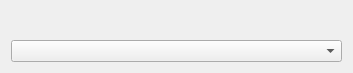
<?xml version="1.0" encoding="UTF-8"?>
<ui version="4.0">
 <class>deviceDialog</class>
 <widget class="QDialog" name="deviceDialog">
  <property name="geometry">
   <rect>
    <x>0</x>
    <y>0</y>
    <width>353</width>
    <height>73</height>
   </rect>
  </property>
  <property name="windowTitle">
   <string>gpibcs | device selection</string>
  </property>
  <property name="windowIcon">
   <iconset>
    <normaloff>icons/gpibcs.ico</normaloff>icons/gpibcs.ico</iconset>
  </property>
  <layout class="QVBoxLayout" name="verticalLayout">
   <item>
    <widget class="QLabel" name="label">
     <property name="sizePolicy">
      <sizepolicy hsizetype="Maximum" vsizetype="Minimum">
       <horstretch>0</horstretch>
       <verstretch>0</verstretch>
      </sizepolicy>
     </property>
     <property name="text">
      <string/>
     </property>
    </widget>
   </item>
   <item>
    <widget class="QComboBox" name="selector"/>
   </item>
  </layout>
 </widget>
 <resources/>
 <connections/>
</ui>
